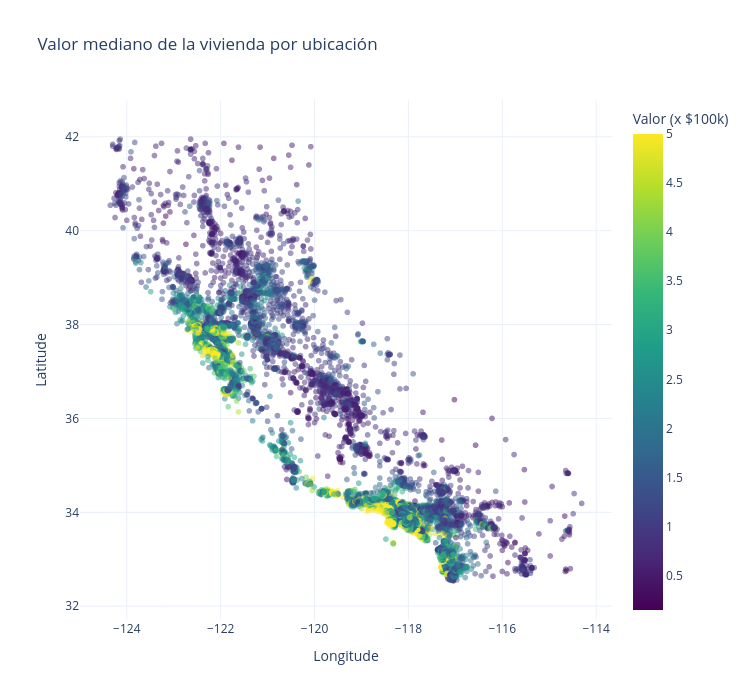

The code cell stored with this chart in its notebook:
### Code cell
plot_mapa_precios(df)

### Figure 1 — Plotly figure (JSON) as saved in the notebook; plotly's stock layout.template omitted (floating-point values rounded to 4 significant figures; data arrays with more than 128 entries replaced by an {"elided": "..."} marker saying what was removed)
{"data": [{"hovertemplate": "Longitude=%{x}<br>Latitude=%{y}<br>Valor (x $100k)=%{marker.color}<extra></extra>", "legendgroup": "", "marker": {"color": {"elided": "20640 float values"}, "coloraxis": "coloraxis", "opacity": 0.5, "symbol": "circle"}, "mode": "markers", "name": "", "showlegend": false, "type": "scattergl", "x": {"elided": "20640 float values"}, "xaxis": "x", "y": {"elided": "20640 float values"}, "yaxis": "y"}], "layout": {"coloraxis": {"autocolorscale": false, "colorbar": {"title": {"text": "Valor (x $100k)"}}, "colorscale": [[0.0, "#440154"], [0.1111, "#482878"], [0.2222, "#3e4989"], [0.3333, "#31688e"], [0.4444, "#26828e"], [0.5556, "#1f9e89"], [0.6667, "#35b779"], [0.7778, "#6ece58"], [0.8889, "#b5de2b"], [1.0, "#fde725"]]}, "height": 700, "legend": {"tracegroupgap": 0}, "title": {"text": "Valor mediano de la vivienda por ubicación"}, "width": 750, "xaxis": {"anchor": "y", "domain": [0.0, 1.0], "title": {"text": "Longitude"}}, "yaxis": {"anchor": "x", "domain": [0.0, 1.0], "scaleanchor": "x", "scaleratio": 1, "title": {"text": "Latitude"}}}}
